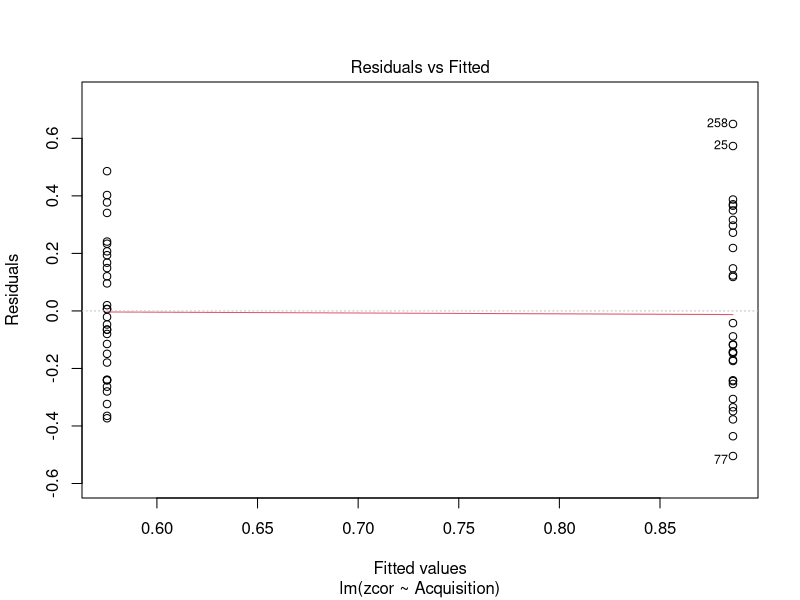
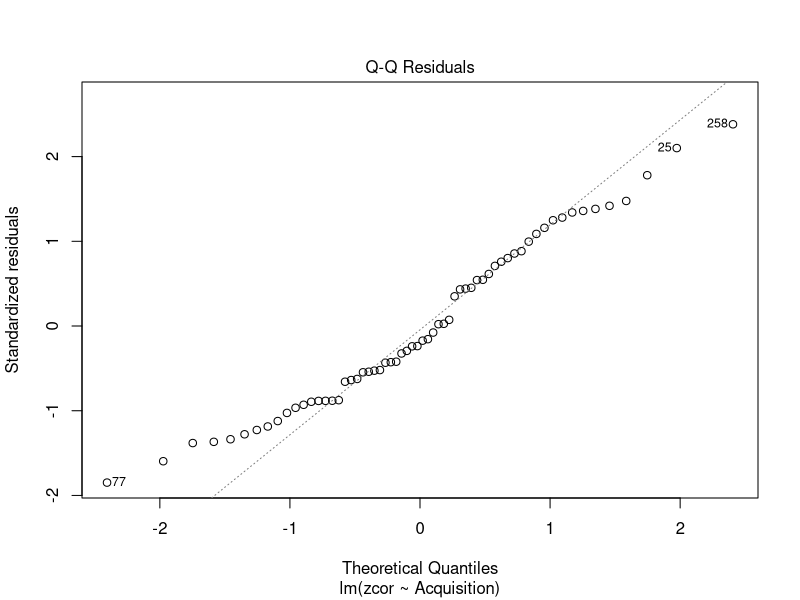
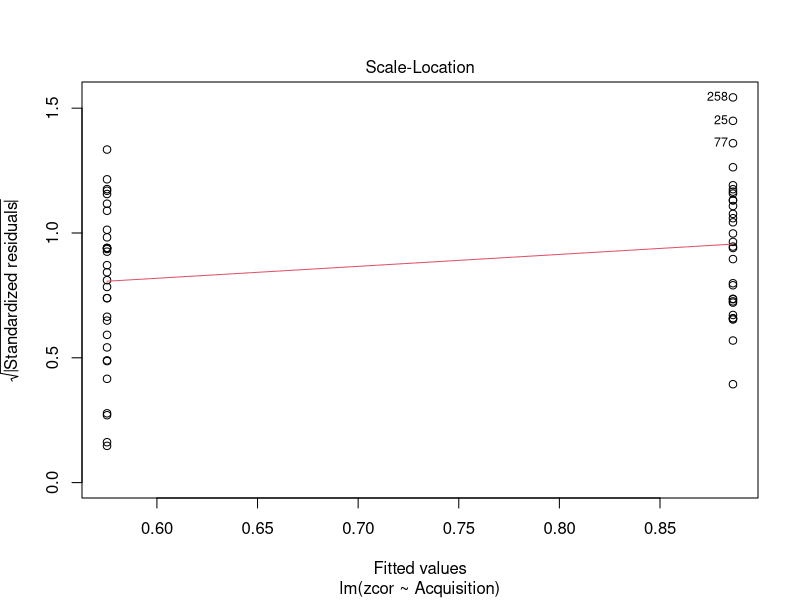
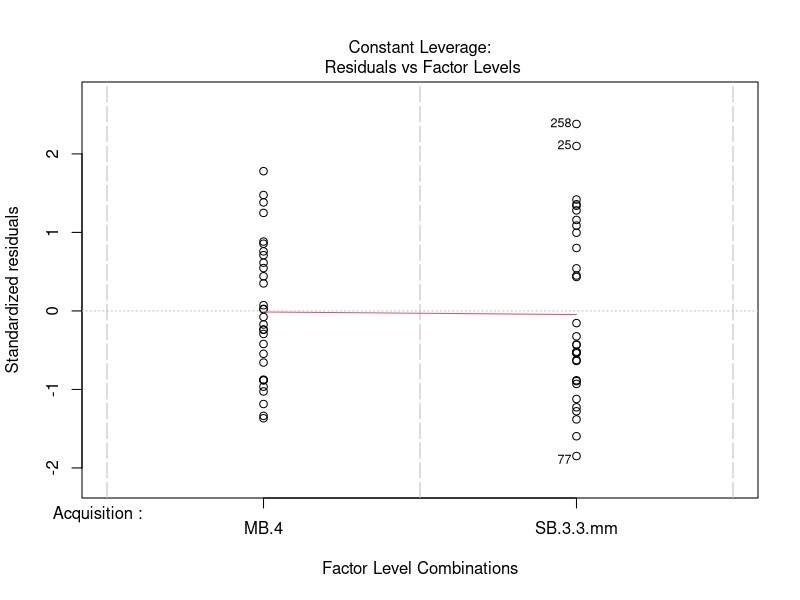
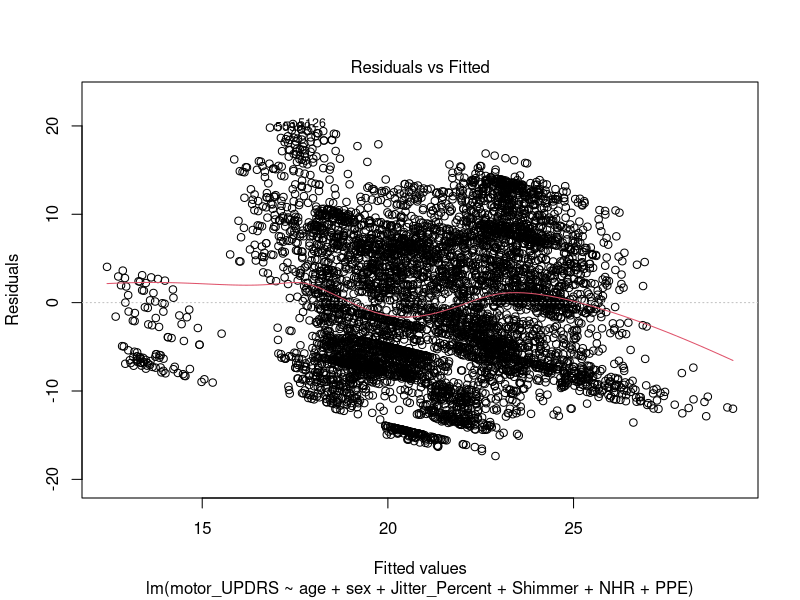
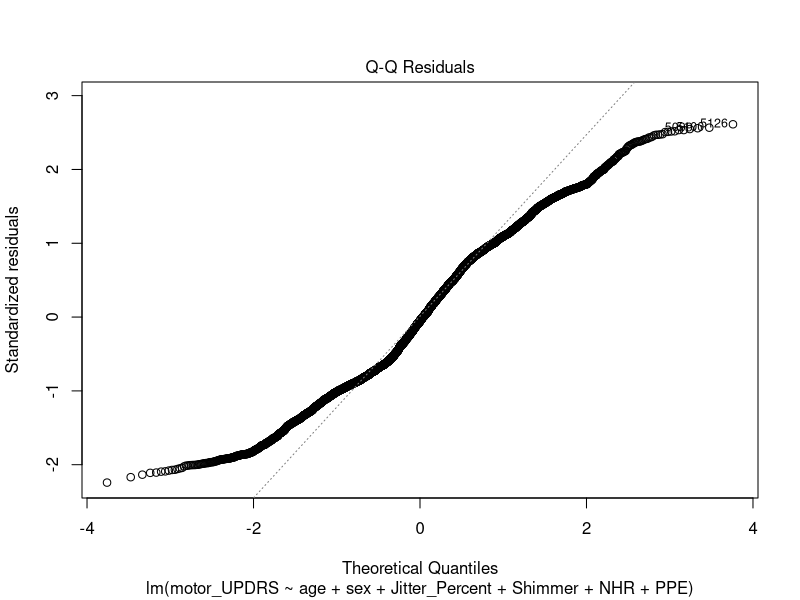
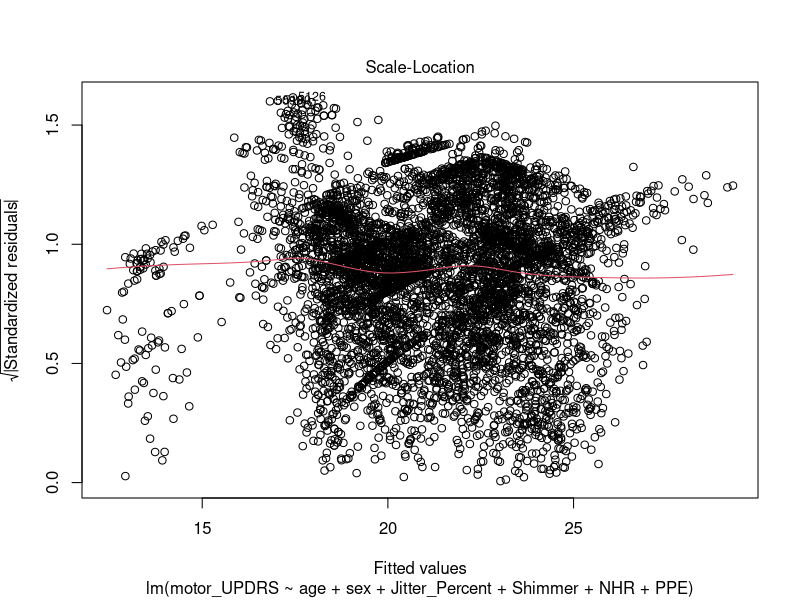
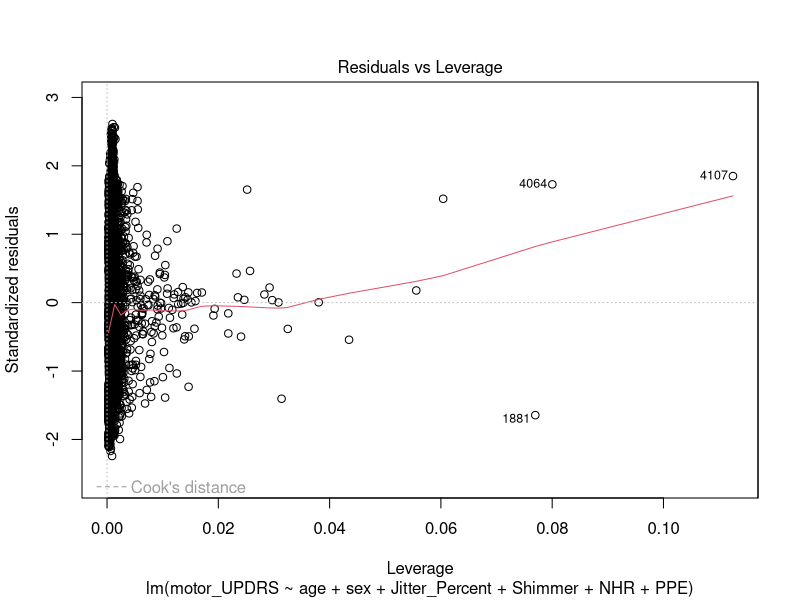

These figures' R source, in order:
## ---- chunk 1
# set the working directory
setwd("C:\\Git\\Modern-Regression-Analysis-Fall2023\\Data")
# read in the dataset
mbdata = read.csv("thalamus_mb_selected.csv")
# subset the dataset
mbdata_sel = mbdata[mbdata$Acquisition %in% c("SB.3.3.mm","MB.4"),c("id","Acquisition","zcor")]

# Fit a linear regression model and print the summary
lm_model = lm(zcor ~ Acquisition, data = mbdata_sel)
summary(lm_model)
## ---- chunk 2
# Check model diagnostics using plot()
plot(lm_model)
## ---- chunk 3
library(tidyr)
mbdata_sel_wide = mbdata_sel %>% pivot_wider(names_from = Acquisition, values_from = zcor)
## ---- chunk 4
# T-test
ttest_result = t.test(mbdata_sel_wide$`SB.3.3.mm`, mbdata_sel_wide$MB.4, paired = FALSE, var.equal = TRUE)
ttest_result
## ---- chunk 5
# T-test with var.equal=FALSE
ttest_result_unequal_var = t.test(mbdata_sel_wide$`SB.3.3.mm`, mbdata_sel_wide$MB.4, paired = FALSE, var.equal = FALSE)
ttest_result_unequal_var
## ---- chunk 6
# Paired t-test
paired_ttest_result = t.test(mbdata_sel_wide$`SB.3.3.mm`, mbdata_sel_wide$MB.4, paired = TRUE)
paired_ttest_result
## ---- chunk 7
# Create a new variable that subtracts SB.3.3.mm from MB.4
differences <- mbdata_sel_wide$MB.4 - mbdata_sel_wide$`SB.3.3.mm`

# one sample t test
one_sample_ttest_result <- t.test(differences, mu = 0)
one_sample_ttest_result
## ---- chunk 8
# Calculate the sample covariance between MB.4 and SB.3.3.mm
sample_covariance <- cov(mbdata_sel_wide$MB.4, mbdata_sel_wide$`SB.3.3.mm`, use = "complete.obs")
sample_covariance

## ---- chunk 9
# Subset to complete observations
complete_data <- mbdata_sel_wide[complete.cases(mbdata_sel_wide$MB.4, mbdata_sel_wide$`SB.3.3.mm`), ]

# SE from variance and covariance
variance_MB4 <- var(complete_data$MB.4)
variance_SB3 <- var(complete_data$`SB.3.3.mm`)
covariance <- cov(complete_data$MB.4, complete_data$`SB.3.3.mm`)
n <- nrow(complete_data)
standard_error <- sqrt((variance_MB4 / n) + (variance_SB3 / n) - (2 * covariance / n))
standard_error

# SE from t.test()
paired_ttest_result <- t.test(complete_data$MB.4, complete_data$`SB.3.3.mm`, paired = TRUE)
ttest_standard_error <- paired_ttest_result$stderr
ttest_standard_error

## ---- chunk 10
setwd("C:\\Git\\Modern-Regression-Analysis-Fall2023\\Data")
parkinsons_data <- read.csv("parkinsons.csv")

# convert subject to factor
parkinsons_data$subject <- as.factor(parkinsons_data$subject)

# fixed effects - separate intercept for every subject
parkinsons_model <- lm(motor_UPDRS ~ subject + age + sex, data = parkinsons_data)
summary(parkinsons_model)

## ---- chunk 11
library(car)
lm_model <- lm(motor_UPDRS ~ . - age - sex - total_UPDRS, data = parkinsons_data)

# VIFs
vif_values <- car::vif(lm_model)
vif_values
## ---- chunk 12
selected_predictors_model <- lm(motor_UPDRS ~ age + sex + Jitter_Percent + Shimmer + NHR + PPE, data = parkinsons_data)

vif_selected <- car::vif(selected_predictors_model)
vif_selected
## ---- chunk 13
plot(selected_predictors_model)
## ---- chunk 14
# model without 'age'
model_no_age <- lm(motor_UPDRS ~ sex + Jitter_Percent + Shimmer + NHR + PPE, data = parkinsons_data)

beta_no_age <- coef(model_no_age)["NHR"] # reduced model NHR
beta_crude <- coef(selected_predictors_model)["NHR"] # original model NHR

# pct change
percent_change <- ((beta_no_age - beta_crude) / beta_no_age) * 100
percent_change
## ---- chunk 15
# Fit the model with the interaction term between NHR and age
model_interaction <- lm(motor_UPDRS ~ age * NHR + sex + Jitter_Percent + Shimmer + PPE, data = parkinsons_data)
summary(model_interaction)

## ---- chunk 16
# age centered
mean_age <- mean(parkinsons_data$age)
parkinsons_data$age_centered <- parkinsons_data$age - mean_age

# refit model
model_centered_age <- lm(motor_UPDRS ~ age_centered * NHR + sex + Jitter_Percent + Shimmer + PPE, data = parkinsons_data)
summary(model_centered_age)

